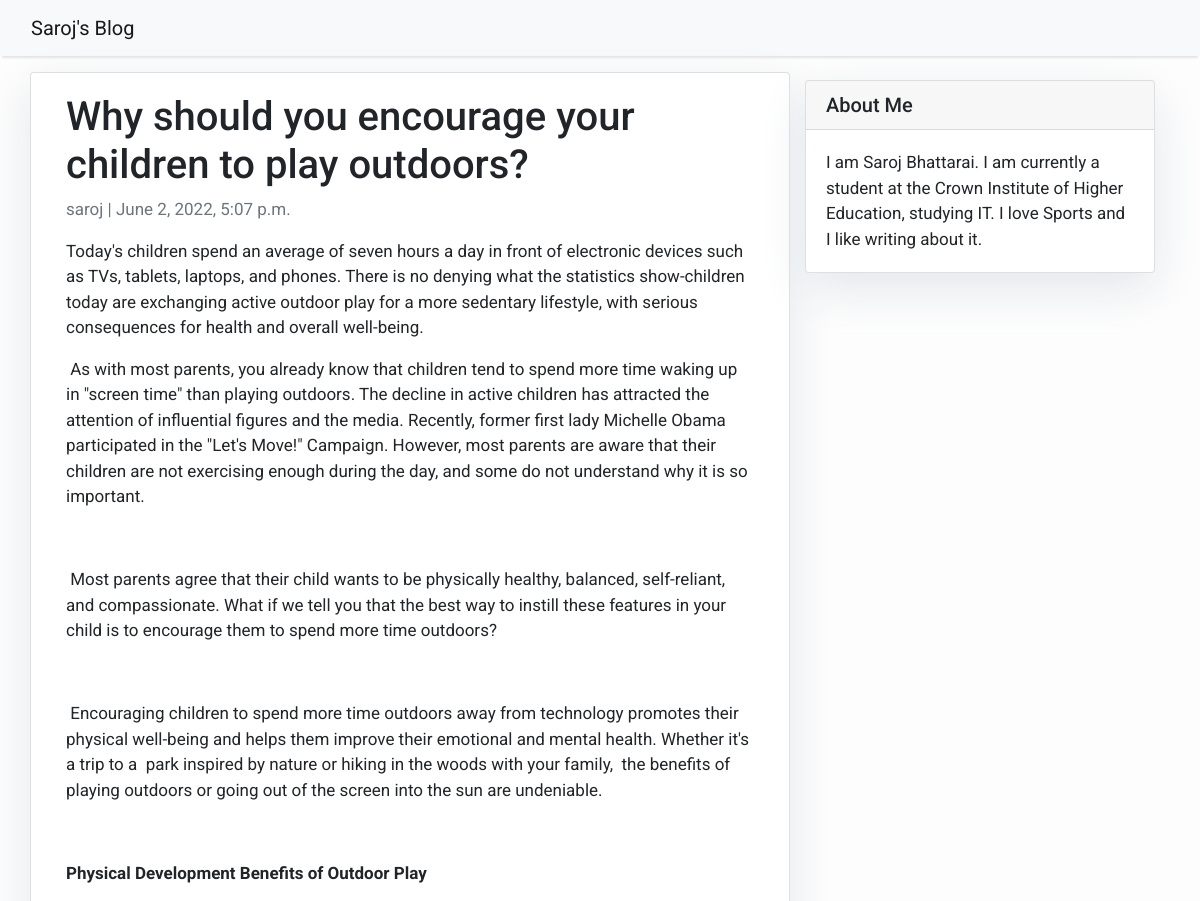
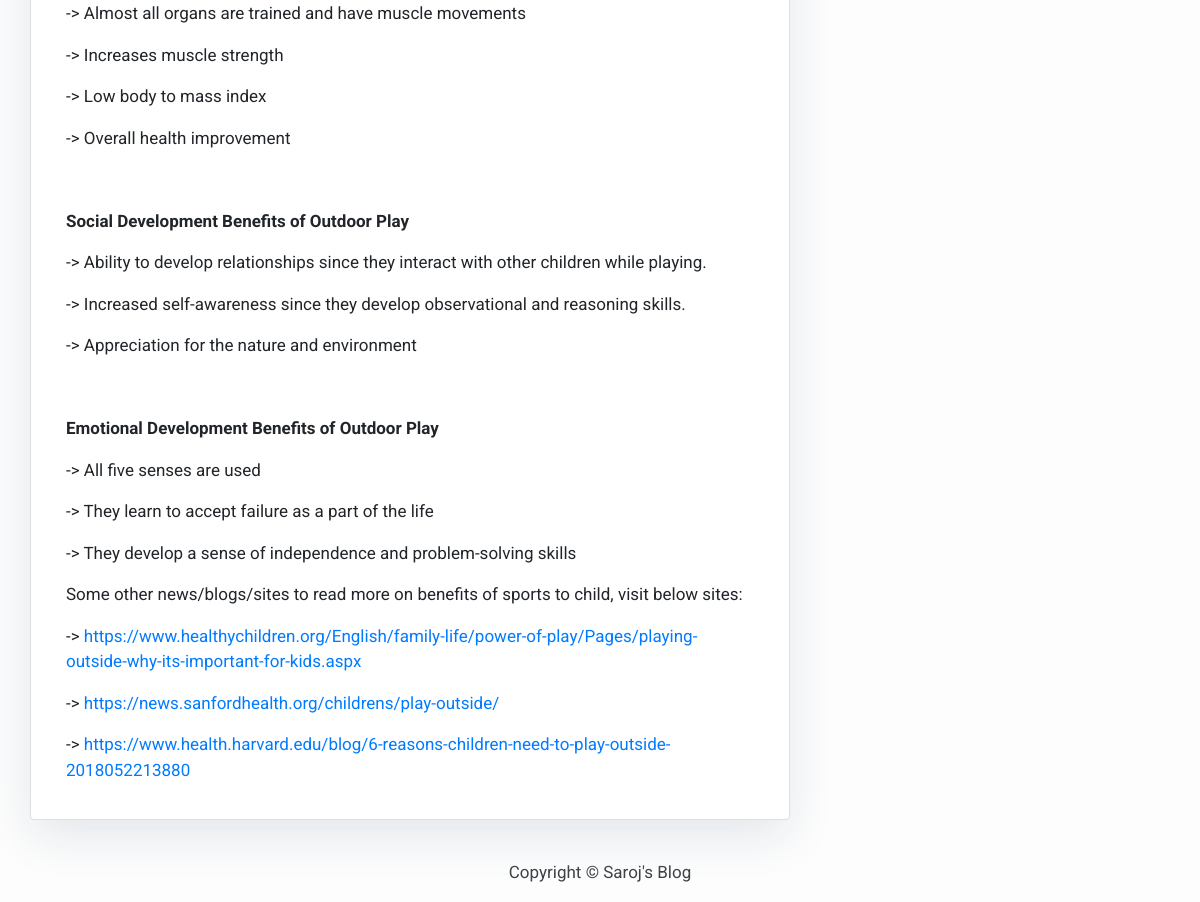
The app's page /why-should-you-encourage-your-children-to-play-outdoors/ with its own data (2 pictures, top to bottom).
### blog/models.py (models this page shows, shortened)
class Post(models.Model):
    title = models.CharField(max_length=200, unique=True)
    slug = models.SlugField(max_length=200, unique=True)
    author = models.ForeignKey(User, on_delete= models.CASCADE,related_name='blog_posts')
    updated_on = models.DateTimeField(auto_now= True)
    content = models.TextField()
    created_on = models.DateTimeField(auto_now_add=True)
    status = models.IntegerField(choices=STATUS, default=0)
    class Meta:
        ordering = ['-created_on']

### blog/views.py (the view)
# urls.py: path('<slug:slug>/', views.PostDetail.as_view(), name='post_detail'),
class PostDetail(generic.DetailView):
    model = Post
    template_name = 'post_detail.html'

### templates/post_detail.html
{% extends 'base.html' %} {% block content %}
<div class="container">
  <div class="row">
    <div class="col-md-8 card mb-4 mt-3 left top">
      <div class="card-body">
        <h1>{% block title %} {{ object.title }} {% endblock title %}</h1>
        <p class="text-muted">{{ post.author }} | {{ post.created_on }}</p>
        <p class="card-text">{{ object.content | safe }}</p>
      </div>
    </div>
    {% block sidebar %} {% include 'sidebar.html' %} {% endblock sidebar %}
  </div>
</div>
{% endblock content %}

### templates/base.html (style rules this page uses)
body { font-family: "Roboto", sans-serif; font-size: 17px; background-color: #fdfdfd; }

### templates/sidebar.html (style rules this page uses)
.card { box-shadow: 0 16px 48px #e3e7eb; }

### records on screen
Post: title "Why should you encourage your children to play outdoors?", author "saroj", created_on "June 2, 2022, 5:07 p.m.", content "Today's children spend an average of seven hours a day in front of electronic devices such as TVs, tablets, laptops, and phones. There is no denying what the statistics show-children today are exchanging active outdoor play for a more sedentary lifestyle, with serious consequences for health and overall well-being. As with most parents, you already know that children tend to spend more time waking up in \"screen time\" than playing outdoors. The decline in active children has attracted the attention of influential figures and the media. Recently, former first lady Michelle Obama participated in the \"Let's Move!\" Campaign. However, most parents are aware that their children are not exercising…"
